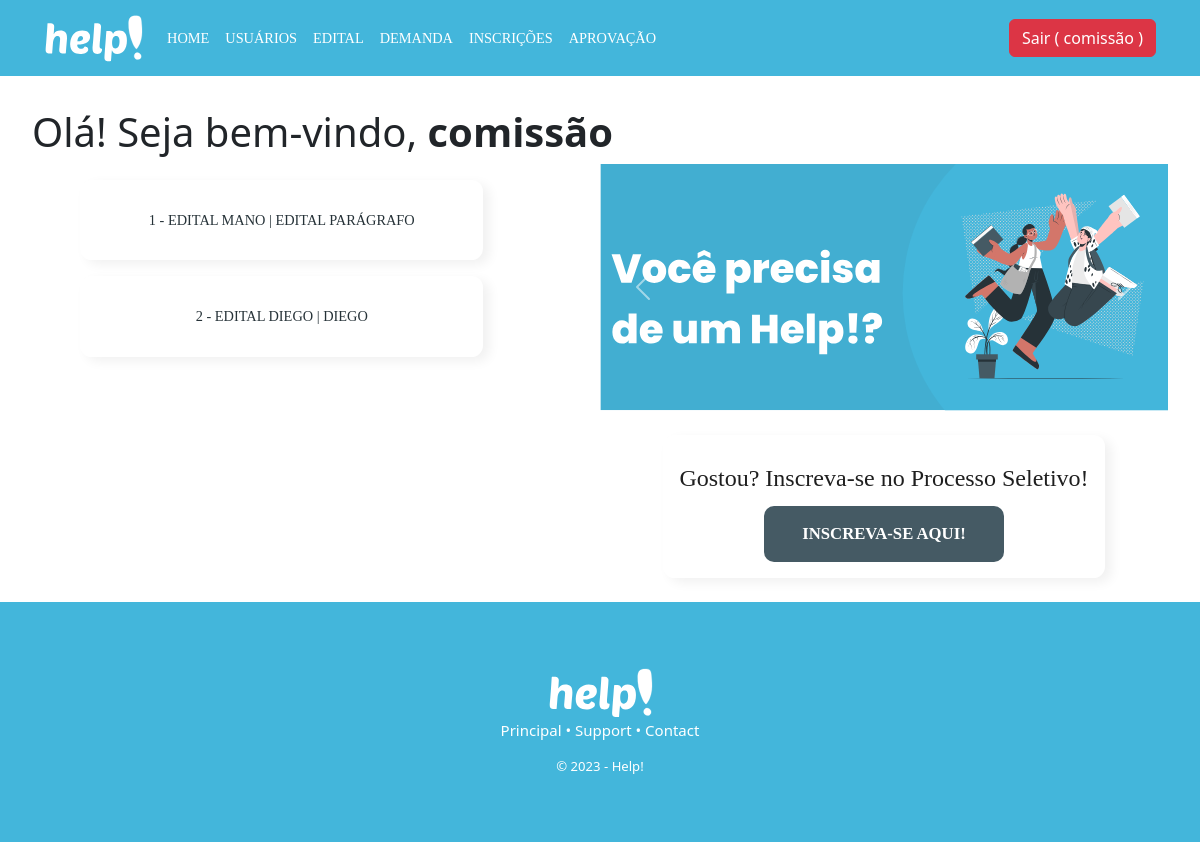
The page / (signed in) on the database as committed earlier.
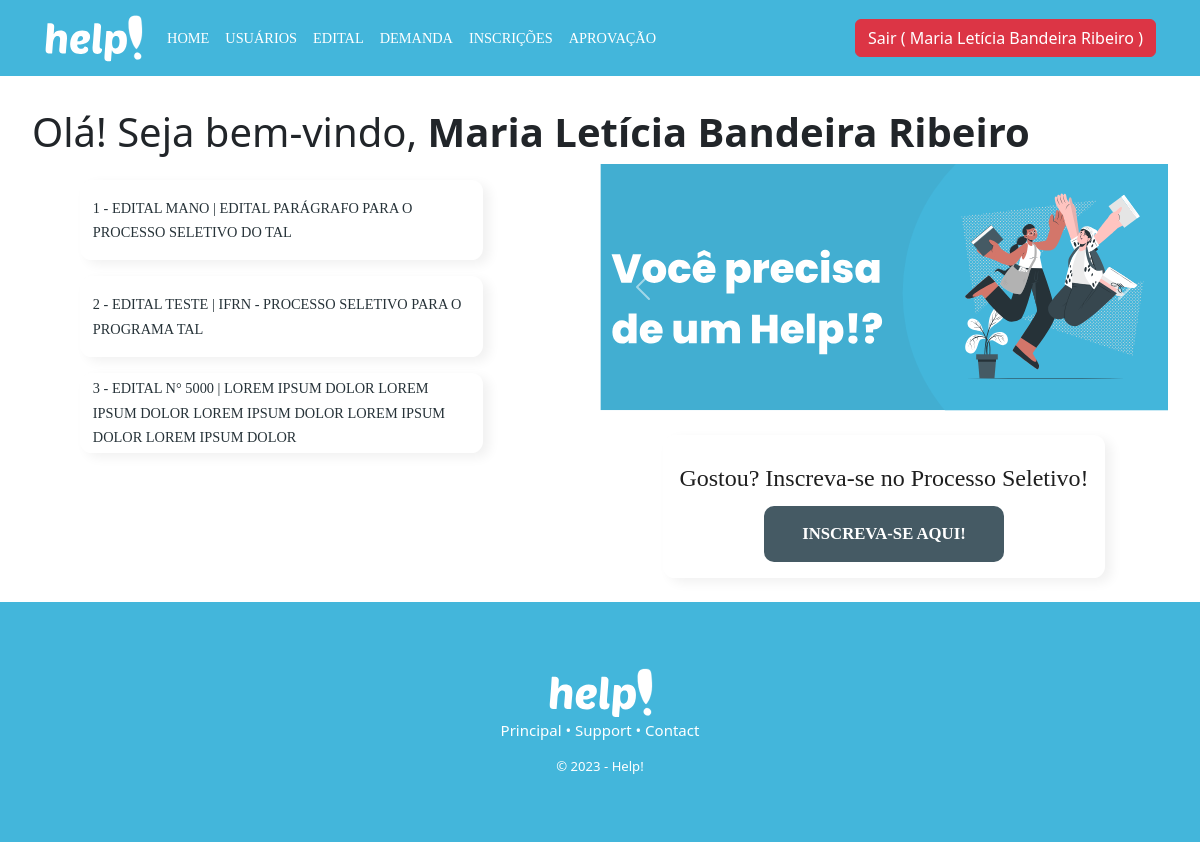
The same page on the database as committed later.
### database/models.py (models this page shows, shortened)
class Usuario(db.Model, UserMixin):
  __tablename__= "usuario"
  id = db.Column(db.Integer, primary_key = True)
  nome = db.Column(db.String(100))
  email = db.Column(db.String(100))
  matricula = db.Column(db.String(100))
  senha = db.Column(db.String(100))
  admin = db.Column(db.Boolean)
  professor = db.Column(db.Boolean)

class Edital(db.Model):
  __tablename__= "edital"
  id = db.Column(db.Integer, primary_key = True)
  titulo = db.Column(db.String(100))
  paragrafo = db.Column(db.String(100))
  link = db.Column(db.String(100))

### main.py (the view)
@app.route('/')
def principal():
  if current_user.is_authenticated:
    edital = Edital.query.all()
    return render_template('index.html', edital=edital)
  else:
    return redirect('/login')

### controllers/usuario.py (called while the page is built)
@lm.user_loader
def load_user(id):
  usuario = Usuario.query.filter_by(id=id).first()
  return usuario

### templates/index.html (shortened to what this page needs)
{% extends 'header.html' %}
{% block container %}
<div class="main-container">
<h1 class="title-index">Olá! Seja bem-vindo, <span>{{current_user.nome}}</span></h1>
  <ul class="group-cards">
  {% for ed in edital %}
    <a href="{{ed.link}}">
    <li class='edital-card'>
      <p class="card-text">{{ed.id}} - {{ed.titulo}} | {{ed.paragrafo}}</p>
    </li>
    </a>
  {% endfor %}
  </ul>
  <div class="right-container">
      <div id="carouselExampleAutoplaying" class="carousel slide" data-bs-ride="carousel">
        <div class="carousel-inner">
          <div class="carousel-item active">
            <img src="/static/assets/frame1.svg" class="d-block w-100" alt="...">
          </div>
        </div>
        <button class="carousel-control-prev" type="button" data-bs-target="#carouselExampleAutoplaying" data-bs-slide="prev">
          <span class="carousel-control-prev-icon" aria-hidden="true"></span>
        </button>
        <button class="carousel-control-next" type="button" data-bs-target="#carouselExampleAutoplaying" data-bs-slide="next">
          <span class="carousel-control-next-icon" aria-hidden="true"></span>
        </button>
      </div>
      <div class="card-inscricao">
        <div class="title-inscricao">Gostou? Inscreva-se no Processo Seletivo!</div>
        <button class="p-inscricao"><a href="/inscricao/create" class="p-inscricao">INSCREVA-SE AQUI!</a></button>
      </div>
  </div>
</div>
{% endblock %}

### templates/header.html (shortened to what this page needs)
<!DOCTYPE html>
<html lang="pt-br">
<head>
  <link href="https://cdn.jsdelivr.net/npm/bootstrap@5.3.0-alpha1/dist/css/bootstrap.min.css" rel="stylesheet">
  <link rel="stylesheet" href="/static/header.css">
</head>
<body>
<nav class="navbar navbar-expand-lg bg-body-tertiary" style="background-color: #43B6DB !important; padding-left: 2rem; padding-right: 2rem;">
  <div class="container-fluid">
    <a class="navbar-brand" href="/usuarios/dashboard"><img src="/static/assets/help.svg" alt="..." height="50vh"></a>
    <div class="collapse navbar-collapse" id="navbarSupportedContent">
      <ul class="navbar-nav me-auto mb-2 mb-lg-0">
        <li class="nav-item">
          <a class="nav-link active" aria-current="page" href="/usuarios/dashboard">Home</a>
        </li>
        {% if current_user.admin %}
        <li class="nav-item">
          <a class="nav-link" href="/usuarios/recovery">Usuários</a>
        </li>
        {% endif %}
        {% if current_user.admin %}
        <li class="nav-item">
          <a class="nav-link" href="/edital/recovery">Edital</a>
        </li>
        {% endif %}
        {% if current_user.professor %}
        <li class="nav-item">
          <a class="nav-link" href="/demanda/recovery">Demanda</a>
        </li>
        {% endif %}
        {% if current_user.professor %}
        <li class="nav-item">
          <a class="nav-link" href="/inscricao/recovery">Inscrições</a>
        </li>
        {% endif %}
        {% if current_user.professor %}
        <li class="nav-item">
          <a class="nav-link" href="/aprovacao/recovery">Aprovação</a>
        </li>
        {% endif %}
      </ul>
      <form class="d-flex" role="search">
        <a href="{{url_for('usuarios.logoff')}}" class="btn btn-danger" id="button-sair">Sair ( {{current_user.nome}} )</a>
      </form>
    </div>
  </div>
</nav>
  {% block container %}
  {% endblock %}
    <footer>
      <img src="/static/assets/help.svg" alt="IFRN">
      <p>Principal • Support • Contact</p>
      <small>© 2023 - Help!</small>
    </footer>
</body>
</html>

### static/header.css (style rules this page uses)
:root { --color-principal: #43B6DB; --color-secundary: #A1DBED; --color-gray: #171717; --color-black: #263238; --color-gray-secundary: #404A50; }
.nav-link { color: white !important; transition: 0.5s ease-in-out; }
.title-index { font-weight: 400; }
span { font-weight: 700; }
.edital-card { width: 403.46px; height: 80.4px; background: #FFFFFF; box-shadow: 6.46109px 4.30739px 11.4864px rgba(0, 0, 0, 0.06); border-radius: 11.4864px; color: var(--color-black); margin: 1rem; display: flex; justify-content: center; align-items: center; flex-direction: column; }
ul, li { list-style-type: none; font-family: 'Poppins'; font-style: normal; font-weight: 500; font-size: 14.358px; line-height: 170%; text-align: left; text-transform: uppercase; color: #626262; }
.card-text { padding: 0.8rem; }
.group-cards { display: inline-block; width: 50%; height: auto; }
.group-cards a { text-decoration: none; }
.main-container { margin: 2rem; }
.right-container { width: 50%; height: auto; display: flex; justify-content: center; align-items: center; flex-direction: column; float: right; }
.card-inscricao { max-width: 40rem; height: auto; padding: 1rem; background: #FFFFFF; box-shadow: 6.46109px 4.30739px 11.4864px rgba(0, 0, 0, 0.06); border-radius: 11.4864px; margin: 1.5rem; display: flex; justify-content: center; align-items: center; flex-direction: column; }
.title-inscricao { font-family: 'Poppins'; font-style: normal; font-weight: 500; font-size: 1.5rem; line-height: 55px; color: #1F1F1F; text-align: center; }
.p-inscricao { text-decoration: none; width: 15rem; height: 3.5rem; background: #455A64; border-radius: 10px; line-height: 55px; font-family: 'Poppins'; font-style: normal; font-weight: 700; font-size: 16.713px; line-height: 25px; color: #FFFFFF; text-align: center; cursor: pointer; border:none; transition: 0.5 ease-in-out; }
footer { background: #43B6DB; font-weight: 400; font-size: 15px; color: #FFFFFF; padding: 64px; text-align: center; width: 100%; height: 15rem; display: flex; justify-content: center; align-items: center; flex-direction: column; }

Rows that differ between the two databases and show on the page:
changed Usuario: nome "comissão" → "Maria Letícia Bandeira Ribeiro"
changed Edital "EDITAL MANO": paragrafo "EDITAL PARÁGRAFO" → "EDITAL PARÁGRAFO PARA O PROCESSO SELETIVO DO TAL"
changed Edital id 2: titulo "EDITAL DIEGO" → "EDITAL TESTE"; paragrafo "DIEGO" → "IFRN - PROCESSO SELETIVO PARA O PROGRAMA TAL"
added Edital: id "3", titulo "EDITAL N° 5000", paragrafo "LOREM IPSUM DOLOR LOREM IPSUM DOLOR LOREM IPSUM DOLOR LOREM IPSUM DOLOR LOREM IPSUM DOLOR"
